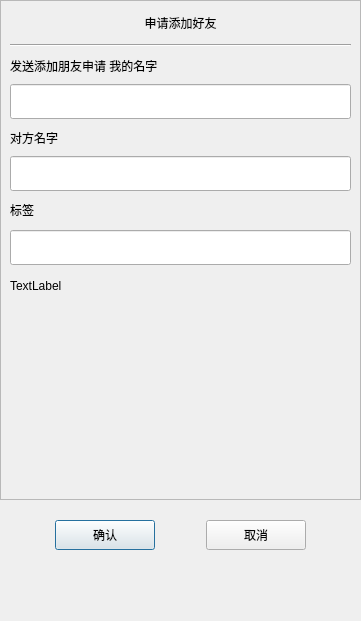
<?xml version="1.0" encoding="UTF-8"?>
<ui version="4.0">
 <class>ApplyFriend</class>
 <widget class="QDialog" name="ApplyFriend">
  <property name="geometry">
   <rect>
    <x>0</x>
    <y>0</y>
    <width>361</width>
    <height>621</height>
   </rect>
  </property>
  <property name="minimumSize">
   <size>
    <width>361</width>
    <height>621</height>
   </size>
  </property>
  <property name="maximumSize">
   <size>
    <width>361</width>
    <height>621</height>
   </size>
  </property>
  <property name="windowTitle">
   <string>Dialog</string>
  </property>
  <layout class="QVBoxLayout" name="verticalLayout">
   <property name="spacing">
    <number>0</number>
   </property>
   <property name="leftMargin">
    <number>0</number>
   </property>
   <property name="topMargin">
    <number>0</number>
   </property>
   <property name="rightMargin">
    <number>0</number>
   </property>
   <property name="bottomMargin">
    <number>0</number>
   </property>
   <item>
    <widget class="QScrollArea" name="scrollArea">
     <property name="minimumSize">
      <size>
       <width>0</width>
       <height>500</height>
      </size>
     </property>
     <property name="widgetResizable">
      <bool>true</bool>
     </property>
     <widget class="QWidget" name="scrollcontent">
      <property name="geometry">
       <rect>
        <x>0</x>
        <y>0</y>
        <width>359</width>
        <height>498</height>
       </rect>
      </property>
      <layout class="QVBoxLayout" name="verticalLayout_6">
       <property name="spacing">
        <number>0</number>
       </property>
       <property name="leftMargin">
        <number>0</number>
       </property>
       <property name="rightMargin">
        <number>0</number>
       </property>
       <item>
        <widget class="QLabel" name="apply_lb">
         <property name="minimumSize">
          <size>
           <width>0</width>
           <height>25</height>
          </size>
         </property>
         <property name="maximumSize">
          <size>
           <width>16777215</width>
           <height>25</height>
          </size>
         </property>
         <property name="text">
          <string>申请添加好友</string>
         </property>
         <property name="alignment">
          <set>Qt::AlignCenter</set>
         </property>
        </widget>
       </item>
       <item>
        <widget class="QWidget" name="apply_wid" native="true">
         <layout class="QVBoxLayout" name="verticalLayout_2">
          <item>
           <widget class="Line" name="h_line">
            <property name="orientation">
             <enum>Qt::Horizontal</enum>
            </property>
           </widget>
          </item>
          <item>
           <widget class="QLabel" name="label">
            <property name="minimumSize">
             <size>
              <width>0</width>
              <height>25</height>
             </size>
            </property>
            <property name="maximumSize">
             <size>
              <width>16777215</width>
              <height>25</height>
             </size>
            </property>
            <property name="text">
             <string>发送添加朋友申请 我的名字</string>
            </property>
           </widget>
          </item>
          <item>
           <widget class="CustomizeEdit" name="selfName_ed">
            <property name="minimumSize">
             <size>
              <width>0</width>
              <height>35</height>
             </size>
            </property>
            <property name="maximumSize">
             <size>
              <width>16777215</width>
              <height>35</height>
             </size>
            </property>
           </widget>
          </item>
          <item>
           <widget class="QLabel" name="label_2">
            <property name="minimumSize">
             <size>
              <width>0</width>
              <height>25</height>
             </size>
            </property>
            <property name="maximumSize">
             <size>
              <width>16777215</width>
              <height>25</height>
             </size>
            </property>
            <property name="text">
             <string>对方名字</string>
            </property>
           </widget>
          </item>
          <item>
           <widget class="CustomizeEdit" name="toName_ed">
            <property name="minimumSize">
             <size>
              <width>0</width>
              <height>35</height>
             </size>
            </property>
            <property name="maximumSize">
             <size>
              <width>16777215</width>
              <height>35</height>
             </size>
            </property>
           </widget>
          </item>
          <item>
           <widget class="QLabel" name="label_3">
            <property name="minimumSize">
             <size>
              <width>0</width>
              <height>25</height>
             </size>
            </property>
            <property name="maximumSize">
             <size>
              <width>16777215</width>
              <height>25</height>
             </size>
            </property>
            <property name="text">
             <string>标签</string>
            </property>
           </widget>
          </item>
          <item>
           <widget class="QWidget" name="lb_group_wid" native="true">
            <property name="minimumSize">
             <size>
              <width>0</width>
              <height>50</height>
             </size>
            </property>
            <layout class="QVBoxLayout" name="verticalLayout_4">
             <property name="spacing">
              <number>0</number>
             </property>
             <property name="leftMargin">
              <number>0</number>
             </property>
             <property name="topMargin">
              <number>0</number>
             </property>
             <property name="rightMargin">
              <number>0</number>
             </property>
             <property name="bottomMargin">
              <number>0</number>
             </property>
             <item>
              <widget class="QWidget" name="gridWidget" native="true">
               <property name="minimumSize">
                <size>
                 <width>0</width>
                 <height>40</height>
                </size>
               </property>
               <property name="maximumSize">
                <size>
                 <width>16777215</width>
                 <height>40</height>
                </size>
               </property>
               <layout class="QVBoxLayout" name="verticalLayout_7">
                <property name="spacing">
                 <number>0</number>
                </property>
                <property name="leftMargin">
                 <number>0</number>
                </property>
                <property name="topMargin">
                 <number>0</number>
                </property>
                <property name="rightMargin">
                 <number>0</number>
                </property>
                <property name="bottomMargin">
                 <number>0</number>
                </property>
                <item>
                 <widget class="CustomizeEdit" name="lb_ed">
                  <property name="minimumSize">
                   <size>
                    <width>0</width>
                    <height>0</height>
                   </size>
                  </property>
                  <property name="maximumSize">
                   <size>
                    <width>16777215</width>
                    <height>35</height>
                   </size>
                  </property>
                 </widget>
                </item>
               </layout>
              </widget>
             </item>
             <item>
              <widget class="QWidget" name="input_tip_wid" native="true">
               <property name="minimumSize">
                <size>
                 <width>0</width>
                 <height>35</height>
                </size>
               </property>
               <layout class="QVBoxLayout" name="verticalLayout_5">
                <property name="spacing">
                 <number>0</number>
                </property>
                <property name="leftMargin">
                 <number>0</number>
                </property>
                <property name="topMargin">
                 <number>0</number>
                </property>
                <property name="rightMargin">
                 <number>0</number>
                </property>
                <property name="bottomMargin">
                 <number>0</number>
                </property>
                <item>
                 <widget class="ClickedOnceLabel" name="tip_lb">
                  <property name="text">
                   <string>TextLabel</string>
                  </property>
                  <property name="alignment">
                   <set>Qt::AlignLeading|Qt::AlignLeft|Qt::AlignVCenter</set>
                  </property>
                 </widget>
                </item>
               </layout>
              </widget>
             </item>
            </layout>
           </widget>
          </item>
          <item>
           <widget class="QWidget" name="widget" native="true">
            <property name="minimumSize">
             <size>
              <width>0</width>
              <height>60</height>
             </size>
            </property>
            <property name="maximumSize">
             <size>
              <width>16777215</width>
              <height>16777215</height>
             </size>
            </property>
            <layout class="QHBoxLayout" name="horizontalLayout">
             <property name="leftMargin">
              <number>0</number>
             </property>
             <property name="topMargin">
              <number>0</number>
             </property>
             <property name="rightMargin">
              <number>0</number>
             </property>
             <property name="bottomMargin">
              <number>0</number>
             </property>
             <item>
              <widget class="QWidget" name="lb_list" native="true">
               <property name="minimumSize">
                <size>
                 <width>287</width>
                 <height>50</height>
                </size>
               </property>
               <property name="maximumSize">
                <size>
                 <width>287</width>
                 <height>16777215</height>
                </size>
               </property>
              </widget>
             </item>
             <item>
              <widget class="QWidget" name="more_lb_wid" native="true">
               <property name="minimumSize">
                <size>
                 <width>30</width>
                 <height>0</height>
                </size>
               </property>
               <property name="maximumSize">
                <size>
                 <width>30</width>
                 <height>16777215</height>
                </size>
               </property>
               <layout class="QVBoxLayout" name="verticalLayout_3">
                <property name="leftMargin">
                 <number>2</number>
                </property>
                <property name="topMargin">
                 <number>2</number>
                </property>
                <property name="rightMargin">
                 <number>2</number>
                </property>
                <property name="bottomMargin">
                 <number>2</number>
                </property>
                <item>
                 <spacer name="verticalSpacer_2">
                  <property name="orientation">
                   <enum>Qt::Vertical</enum>
                  </property>
                  <property name="sizeHint" stdset="0">
                   <size>
                    <width>20</width>
                    <height>40</height>
                   </size>
                  </property>
                 </spacer>
                </item>
                <item>
                 <widget class="ClickedOnceLabel" name="more_lb">
                  <property name="minimumSize">
                   <size>
                    <width>25</width>
                    <height>25</height>
                   </size>
                  </property>
                  <property name="maximumSize">
                   <size>
                    <width>25</width>
                    <height>25</height>
                   </size>
                  </property>
                  <property name="text">
                   <string/>
                  </property>
                 </widget>
                </item>
                <item>
                 <spacer name="verticalSpacer_4">
                  <property name="orientation">
                   <enum>Qt::Vertical</enum>
                  </property>
                  <property name="sizeType">
                   <enum>QSizePolicy::Fixed</enum>
                  </property>
                  <property name="sizeHint" stdset="0">
                   <size>
                    <width>20</width>
                    <height>60</height>
                   </size>
                  </property>
                 </spacer>
                </item>
               </layout>
              </widget>
             </item>
            </layout>
           </widget>
          </item>
         </layout>
        </widget>
       </item>
      </layout>
     </widget>
    </widget>
   </item>
   <item>
    <spacer name="verticalSpacer_3">
     <property name="orientation">
      <enum>Qt::Vertical</enum>
     </property>
     <property name="sizeType">
      <enum>QSizePolicy::Fixed</enum>
     </property>
     <property name="sizeHint" stdset="0">
      <size>
       <width>20</width>
       <height>10</height>
      </size>
     </property>
    </spacer>
   </item>
   <item>
    <widget class="QWidget" name="apply_sure_wid" native="true">
     <property name="minimumSize">
      <size>
       <width>0</width>
       <height>50</height>
      </size>
     </property>
     <layout class="QHBoxLayout" name="horizontalLayout_2">
      <item>
       <spacer name="horizontalSpacer">
        <property name="orientation">
         <enum>Qt::Horizontal</enum>
        </property>
        <property name="sizeHint" stdset="0">
         <size>
          <width>39</width>
          <height>20</height>
         </size>
        </property>
       </spacer>
      </item>
      <item>
       <widget class="ClickedBtn" name="sure_btn">
        <property name="minimumSize">
         <size>
          <width>100</width>
          <height>30</height>
         </size>
        </property>
        <property name="maximumSize">
         <size>
          <width>100</width>
          <height>30</height>
         </size>
        </property>
        <property name="text">
         <string>确认</string>
        </property>
       </widget>
      </item>
      <item>
       <spacer name="horizontalSpacer_3">
        <property name="orientation">
         <enum>Qt::Horizontal</enum>
        </property>
        <property name="sizeHint" stdset="0">
         <size>
          <width>40</width>
          <height>20</height>
         </size>
        </property>
       </spacer>
      </item>
      <item>
       <widget class="ClickedBtn" name="cancel_btn">
        <property name="minimumSize">
         <size>
          <width>100</width>
          <height>30</height>
         </size>
        </property>
        <property name="text">
         <string>取消</string>
        </property>
       </widget>
      </item>
      <item>
       <spacer name="horizontalSpacer_2">
        <property name="orientation">
         <enum>Qt::Horizontal</enum>
        </property>
        <property name="sizeHint" stdset="0">
         <size>
          <width>40</width>
          <height>20</height>
         </size>
        </property>
       </spacer>
      </item>
     </layout>
    </widget>
   </item>
   <item>
    <spacer name="verticalSpacer">
     <property name="orientation">
      <enum>Qt::Vertical</enum>
     </property>
     <property name="sizeHint" stdset="0">
      <size>
       <width>20</width>
       <height>40</height>
      </size>
     </property>
    </spacer>
   </item>
  </layout>
 </widget>
 <customwidgets>
  <customwidget>
   <class>ClickedBtn</class>
   <extends>QPushButton</extends>
   <header>clickedbtn.h</header>
  </customwidget>
  <customwidget>
   <class>CustomizeEdit</class>
   <extends>QLineEdit</extends>
   <header location="global">customizeedit.h</header>
  </customwidget>
  <customwidget>
   <class>ClickedOnceLabel</class>
   <extends>QLabel</extends>
   <header>clickedoncelabel.h</header>
  </customwidget>
 </customwidgets>
 <resources/>
 <connections/>
</ui>
